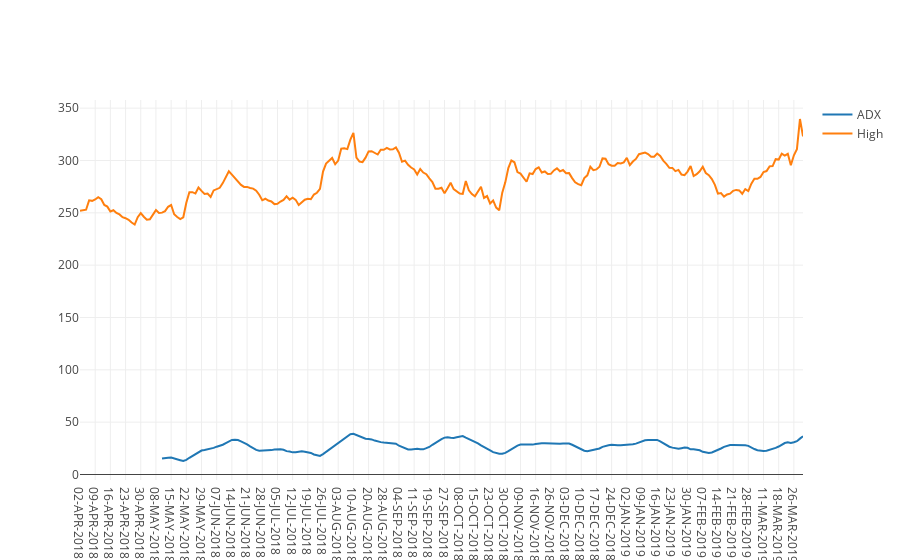

Here is the notebook cell this chart was saved with:
### Code cell
import pandas as pd
from datetime import datetime

df = pd.read_csv('adx.csv')

ADX = go.Scatter(x=df.Date, y=df['ADX'], name='ADX')
High = go.Scatter(x=df.Date, y=df['High'], name='High')
data = [ADX,High]

py.iplot(data, filename = 'time-series-simple')

### Figure 1 — Plotly figure (JSON) as saved in the notebook; plotly's stock layout.template omitted (floating-point values rounded to 4 significant figures; data arrays with more than 128 entries replaced by an {"elided": "..."} marker saying what was removed)
{"data": [{"name": "ADX", "type": "scatter", "uid": "ae16bb78-bc87-4a05-b801-054d3933c00a", "x": {"elided": "239 str values"}, "y": {"elided": "239 float values"}}, {"name": "High", "type": "scatter", "uid": "fccf9daa-f1a6-47fd-8749-37ddada08687", "x": {"elided": "239 str values"}, "y": {"elided": "239 float values"}}], "layout": {}}
